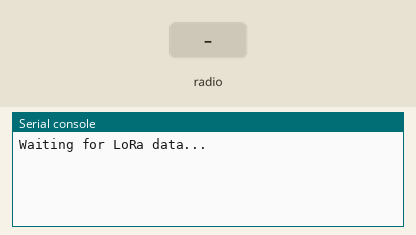
This program was run on a simulated Pycom board running MicroPython. On the bench: the last lines printed to the serial console. Inputs (shaded band) come from the test bench.

Above: at 1.2 s.
1.3 s: radio message "1" arrives
At 2.1 s:
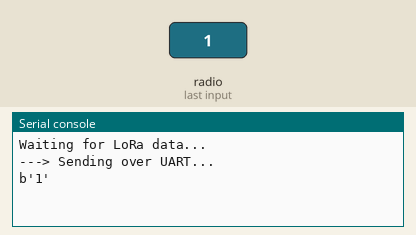
At 3.4 s:
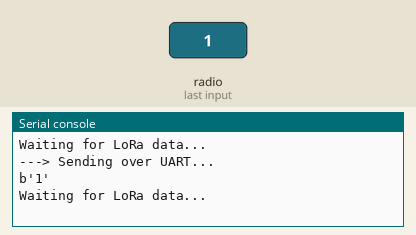

The program:

main.py
```python
# main.py -- put your code here!

from machine import UART
from network import LoRa
import socket
import time

uart = UART(1, 115200, timeout_chars = 2000, pins = ('P12', 'P11'))
lora = LoRa(mode = LoRa.LORA, region = LoRa.EU868)
s = socket.socket(socket.AF_LORA, socket.SOCK_RAW)
s.setblocking(True)

while True:
	print('Waiting for LoRa data...')
	loraread = s.recv(256)
	if loraread != None:
		print('---> Sending over UART...')
		print(loraread)
		uart.write(loraread)
	time.sleep(1)
```

Measured:
- after the input at 1.3 s, the serial console: prints a new line at once (image 1)
